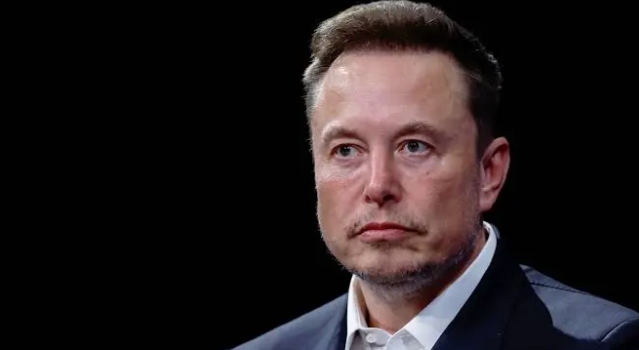
#> input picture uploads/Screenshot_2025-11-04_214717.png, 639 x 350 px; its folder holds 3 pictures in this run
$ python test_image_processing.py
#> lines starting #> are read from the running program, lines starting #| are printed output that depends on the picture; long printed decimals are rounded
import numpy as np
from skimage.feature import hog
from skimage.transform import resize
from skimage.io import imread
from sklearn.metrics.pairwise import cosine_similarity
import os

def extract_hog_features(image_path):
    """Extract HOG features from an image"""
#> called with image_path = 'uploads/Screenshot_2025-11-04_214717.png'
    try:
        print(f"Loading image: {image_path}")
        # Load image
        image = imread(image_path)
#> image is the input picture: shape (350, 639, 4); mean R, G, B, A 35.1, 28.1, 29.2, 255
        print(f"Image shape: {image.shape}")
#| Image shape: (350, 639, 4)

        # Convert to grayscale if it's a color image
        if image.ndim == 3:
            # Use the mean of all channels to convert to grayscale
            image = np.mean(image, axis=2)
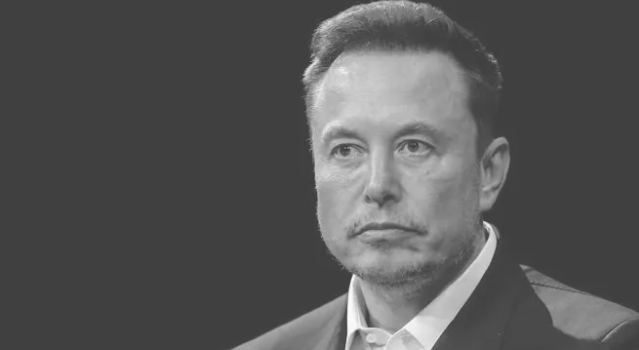
#> image: shape (350, 639) float64; min 63.75, max 252.2, mean 86.9

        print(f"Grayscale image shape: {image.shape}")
#| Grayscale image shape: (350, 639)

        # Resize image to a consistent size
        image = resize(image, (128, 128), anti_aliasing=True)
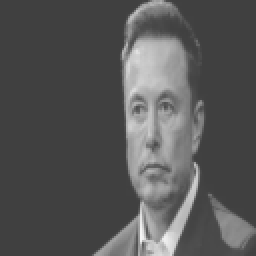
#> image: shape (128, 128) float64 (shown 2 times larger); min 64.1, max 245.5, mean 86.9
        print(f"Resized image shape: {image.shape}")
#| Resized image shape: (128, 128)

        # Extract HOG features
        features = hog(image, orientations=9, pixels_per_cell=(8, 8),
                      cells_per_block=(2, 2), visualize=False, block_norm='L2-Hys')
#> features = 8100 values, max 1 at index 7695, min 0 at index 0, mean 0.0537

        print(f"HOG features shape: {features.shape}")
#| HOG features shape: (8100,)

        # Normalize the feature vector
        features = features / (np.linalg.norm(features) + 1e-8)
#> features = 8100 values, max 0.0894 at index 7695, min 0 at index 0, mean 0.00481

        return features
    except Exception as e:
        print(f"Error extracting features: {str(e)}")
        raise Exception(f"Error extracting features: {str(e)}")

def compare_faces_hog(img1_path, img2_path):
    """
    Compare two face images using HOG features and return similarity score and verdict
    """
    try:
        print(f"Comparing {img1_path} and {img2_path}")
        # Extract HOG features
        features1 = extract_hog_features(img1_path)
#> features1 has the same summary as features in extract_hog_features
        features2 = extract_hog_features(img2_path)
#> call 2 of extract_hog_features, with image_path = 'uploads/Screenshot_2025-11-04_214731.png'
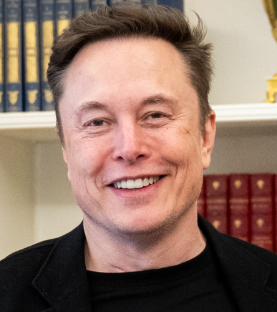
#> input picture uploads/Screenshot_2025-11-04_214731.png, 277 x 312 px
#> in extract_hog_features, image is the input picture: shape (312, 277, 4); mean R, G, B, A 142.3, 114.5, 100.9, 255
#| Image shape: (312, 277, 4)
#> in extract_hog_features (call 2), `image = np.mean(image, axis=2)`:
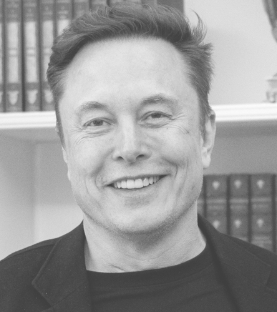
#> image: shape (312, 277) float64; min 63.75, max 251, mean 153.2
#| Grayscale image shape: (312, 277)
#> in extract_hog_features (call 2), `image = resize(image, (128, 128), anti_aliasing=True)`:
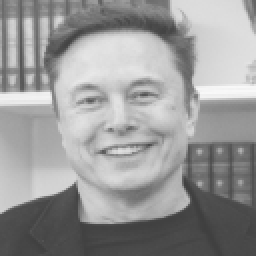
#> image: shape (128, 128) float64 (shown 2 times larger); min 63.78, max 248.8, mean 153.2
#| Resized image shape: (128, 128)
#> in extract_hog_features (call 2), `features = hog(image, orientations=9, pixels_per_cell=(8, 8), cells_pe..`: features = 8100 values, max 0.678 at index 3748, min 0 at index 47, mean 0.115
#| HOG features shape: (8100,)
#> in extract_hog_features (call 2), `features = features / (np.linalg.norm(features) + 1e-8)`: features = 8100 values, max 0.0452 at index 3748, min 0 at index 47, mean 0.00764
#> features2 has the same summary as features in extract_hog_features

        # Calculate cosine similarity
        similarity_score = cosine_similarity([features1], [features2])[0][0]
#> similarity_score = 0.323

        # Ensure the similarity is in the range [0, 1]
        similarity_score = max(0, min(1, similarity_score))

        print(f"Similarity score: {similarity_score}")
#| Similarity score: 0.3226

        # Determine verdict based on similarity score
        if similarity_score > 0.75:
            verdict = "Same Person / Highly Similar"
        elif 0.55 < similarity_score <= 0.75:
            verdict = "Possibly Similar"
        else:
            verdict = "Different Faces"

        return {
            "similarity_score": float(similarity_score),
            "verdict": verdict
        }
    except Exception as e:
        # If feature extraction fails, return error details
        print(f"Error in comparison: {str(e)}")
        return {
            "similarity_score": 0.0,
            "verdict": f"Error in processing: {str(e)}"
        }

# Test with sample images if they exist
if __name__ == "__main__":
    # Check if we have any images in the uploads directory
    uploads_dir = "uploads"
    if os.path.exists(uploads_dir):
        images = [f for f in os.listdir(uploads_dir) if f.lower().endswith(('.png', '.jpg', '.jpeg'))]
        if len(images) >= 2:
            img1_path = os.path.join(uploads_dir, images[0])
            img2_path = os.path.join(uploads_dir, images[1])
            result = compare_faces_hog(img1_path, img2_path)
#> result = {'similarity_score': 0.323, 'verdict': 'Different Faces'}
            print(f"Test result: {result}")
#| Test result: {'similarity_score': 0.3226, 'verdict': 'Different Faces'}
        else:
            print("Not enough images in uploads directory for testing")
    else:
        print("Uploads directory does not exist")
